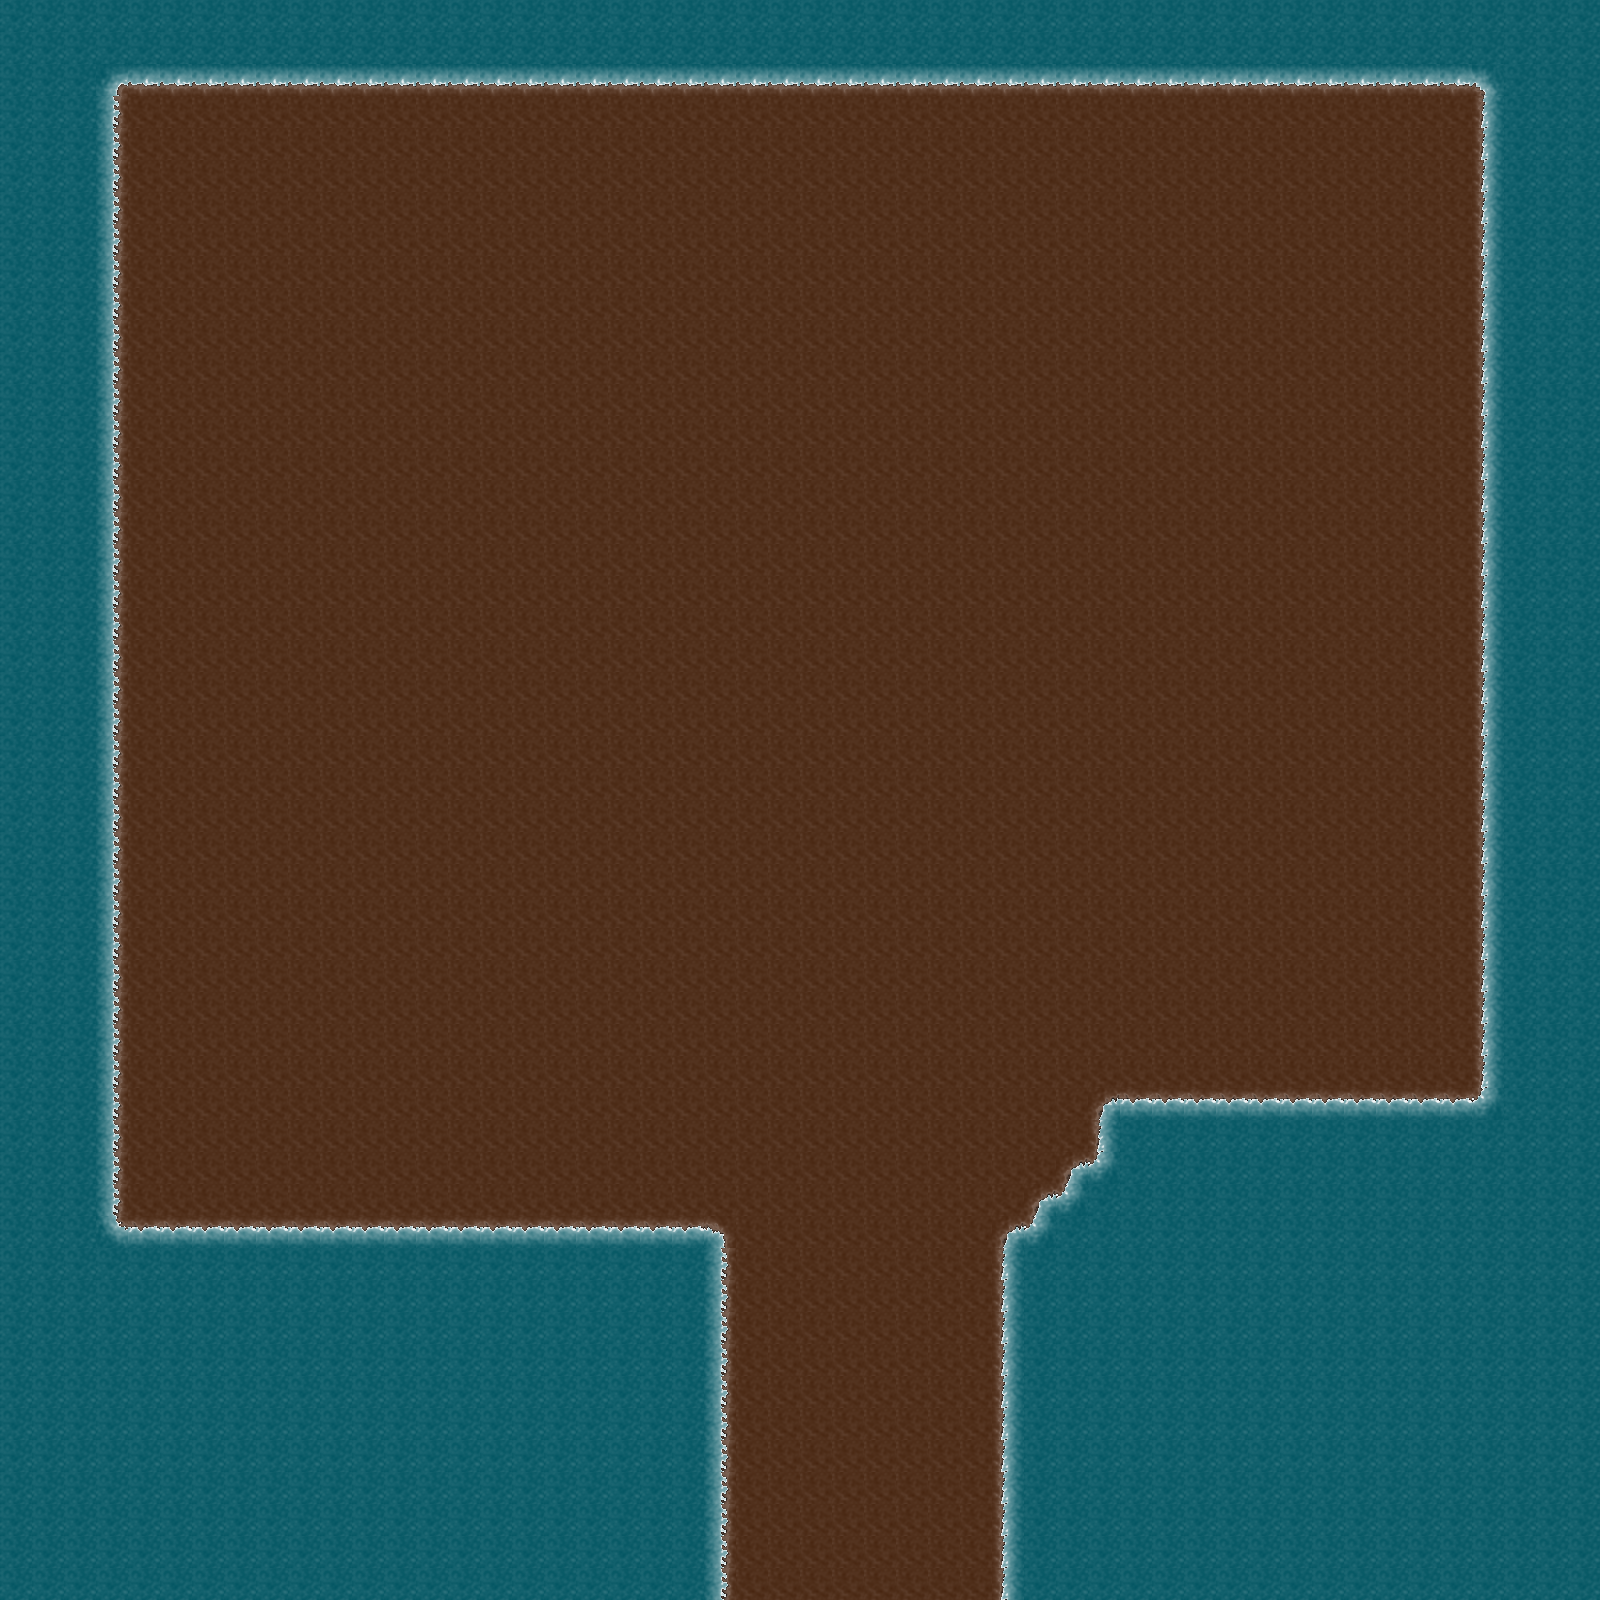

Tiled map render using the project's own tile images. Description and the map definition, with tile-layer contents summarised, below:
An orthogonal 50x50 tile map with 32x32 px tiles, 1 tile layer (Tilelaag 1), 3 tilesets and 9 objects.

<map version="1.0" orientation="orthogonal" renderorder="right-down" width="50" height="50" tilewidth="32" tileheight="32" nextobjectid="12">
 <tileset firstgid="1" name="Light_GrassTiles" tilewidth="32" tileheight="32" tilecount="88" columns="11">
  <image source="Light_GrassTiles.png" width="362" height="263" />
 </tileset>
 <tileset firstgid="89" name="Dark_GrassTiles" tilewidth="32" tileheight="32" tilecount="64" columns="8">
  <image source="Dark_GrassTiles.png" width="256" height="256" />
 </tileset>
 <tileset firstgid="153" name="tmw_desert_spacing" tilewidth="32" tileheight="32" tilecount="48" columns="8">
  <image source="tmw_desert_spacing.png" width="265" height="199" />
 </tileset>
 <layer name="Tilelaag 1" width="50" height="50">
  <data>[2500 cells, 2500 non-empty, 12 distinct tile ids]</data>
 </layer>
 <objectgroup name="collsion">
  <object id="1" x="-2" y="10" width="118" height="1228" />
  <object id="4" x="-4" y="1222" width="708" height="70" />
  <object id="5" x="650" y="1240" width="70" height="356" />
  <object id="6" x="1006" y="1240" width="44" height="356" />
  <object id="7" x="1108" y="1110" width="384" height="34" />
  <object id="8" x="1482" y="74" width="42" height="1028" />
  <object id="9" x="112" y="12" width="1380" height="72" />
  <object id="10" x="1050" y="1202" width="60" height="36" />
  <object id="11" x="1090" y="1152" width="82" height="46" />
 </objectgroup>
</map>
